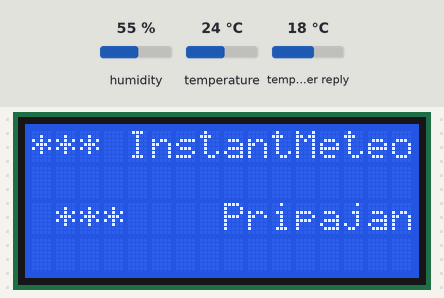
The sketch below on a simulated ESP32. Shown: 16×4 character LCD. The inputs (shaded band) are chosen by the test bench; at power-on: humidity 55 %, temperature 24 °C, temperature in the weather reply 18 °C. WiFi joins after 1.5 s; servers stay silent unless stated; web services answer with replies made up by the test bench; what the sketch prints to the serial monitor is not drawn.

Above: at 0.2 s.
At 6.7 s:
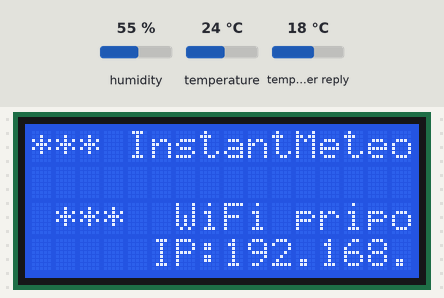
At 12.2 s:
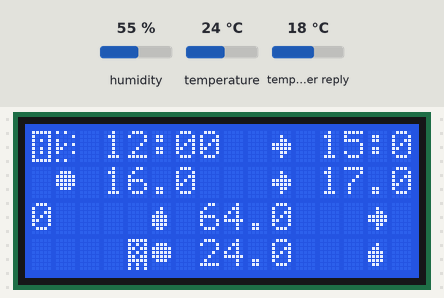
At 22.3 s:
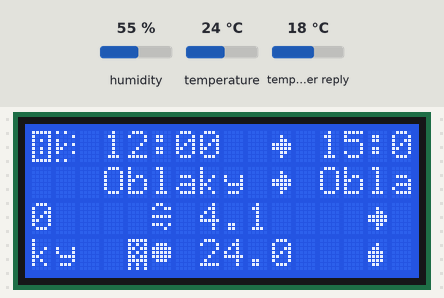
At 32.3 s:
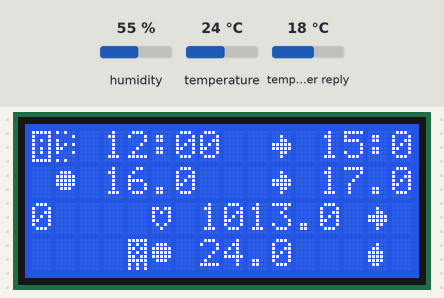

Measured:
- by itself, everything shown: repeats every 30.2 s, in 3 steps
- what the display in image 1 shows lasts 5.5 s, from 6.7 s to 12.2 s
- what the display in image 2 shows lasts 10.0 s, from 12.2 s to 22.2 s

The sketch:

InstantMeteo.ino
```cpp
#include <Wire.h>
#include <LiquidCrystal_I2C.h>
#include <WiFi.h>
#include <HTTPClient.h>
#include <ArduinoJson.h>
#include "DHT.h"
#include "lcd_fonty.h"
#include "preklad.h"

// Wi-Fi nastavenia
const char* ssid = "ZADAJ-SSID-SIETE";
const char* password = "ZADAJ-HESLO-SIETE";

// OpenWeatherMap API
const String apiKey = "ZADAJ-API-KĽÚČ";  // Získaj na OpenWeatherMap
const String city = "Martin,SK";        // Mesto, ktoré chceš sledovať (nezabudnuť na kód krajiny)
const String units = "metric";          // Jednotky: "metric" pre °C, "imperial" pre °F
const String lang = "en";               // Jazyk odpovede (napr. "sk" pre slovenčinu - pozor ale na znakovú sadu)

// URL pre API
String weatherUrl = "http://api.openweathermap.org/data/2.5/forecast?q=" + city +
                    "&appid=" + apiKey + "&units=" + units + "&lang=" + lang + "&cnt=3";

// DHT Senzor
#define DHTPIN 13                       // Ktorý pin ovláda DHT senzor
#define DHTTYPE DHT11                   // Typ senzora DHT  (DHT22 alebo DHT11)
DHT dht(DHTPIN, DHTTYPE);               // zadefinovanie DHT senzora

// Inicializácia LCD displeja (16x4)
LiquidCrystal_I2C lcd(0x27, 16, 4);

// Procedúra na vymazanie riadku s parametrom
void clearLCDLine(int line)
{
        lcd.setCursor(0,line);
        for(int n = 0; n < 20; n++) // 20 je počet symbolov v jednom riadku (20x2 alebo 20x4)
        {
                lcd.print(" ");
        }
}

// Procedúra na výpis jednotlivých hôdnot na display s parametrami
void LCDWriteLine(int line, int pic, float param1, String param2, float param3)
{
        clearLCDLine(line);
        lcd.setCursor(1, line);     // nastavenie kurzora na 0, riadok
        lcd.write(byte(pic));       // vykreslenie symbolu (pic)
        lcd.setCursor(3, line);     // nastavenie kurzora pre zaciatok vypisu hodnoty 1. parametru
        lcd.print(param1, 1);       // napisanie parametra
        // lcd.print(param2);          // vypisanie jednotky
        lcd.setCursor(10, line);    // nastavenie na poziciu oddelovaca (sipky)
        lcd.write(byte(3));         // napisanie oddelovaca (sipky)
        lcd.setCursor(12, line);    // nastavenie kurzora na zaciatok pisania 2. udaju
        lcd.print(param3,1);        // 2. udaj
        // lcd.print(param2);          // jednotky druheho udaju
}

// Štart
void setup() {
  Serial.begin(115200);

  // DHT senzor inicializácia
  dht.begin();

  // Inicializácia LCD
  lcd.init();
  lcd.backlight();
  lcd.createChar(0, Time);
  lcd.createChar(1, Sun);
  lcd.createChar(2, Humid);
  lcd.createChar(3, Arrow);
  lcd.createChar(4, Internet);
  lcd.createChar(5, Wind);
  lcd.createChar(6, Heart);
  lcd.createChar(7, Sensor);

  // Úvodný výpis na LCD
  lcd.setCursor(0, 0);
  lcd.print("*** InstantMeteo ***");
  lcd.setCursor(4,2);
  lcd.print("Pripajanie...");
  delay(5000);

  // Pripojenie na Wi-Fi
  WiFi.begin(ssid, password);
  while (WiFi.status() != WL_CONNECTED) {
    delay(500);
    Serial.print(".");
  }
  Serial.println("\nWi-Fi pripojené!");
  lcd.setCursor(2, 2);
  lcd.print("WiFi pripojene!   ");
  lcd.setCursor(1, 3);
  lcd.print("IP:");
  lcd.print(WiFi.localIP());
  delay(5000);
}

void loop() {
  // Načítanie údajov z API
  if ((WiFi.status() == WL_CONNECTED)) {
    HTTPClient http;
    http.begin(weatherUrl);  // Inicializácia požiadavky
    int httpCode = http.GET();  // Odoslanie GET požiadavky

    if (httpCode > 0) {  // Ak je odpoveď kladná
      String payload = http.getString();
      Serial.println("Úspešná odpoveď z API:");
      Serial.println(payload);

      // Spracovanie JSON dát
      DynamicJsonDocument doc(1024 * 5);
      DeserializationError error = deserializeJson(doc, payload);

      if (!error) {
        // Načítanie predpovede na nasledujúce 3 hodiny
        String time = doc["list"][0]["dt_txt"];  // Čas predpovede (xx:yy)
        float temp = doc["list"][0]["main"]["temp"];  // Teplota (celzius)
        float pressure = doc["list"][0]["main"]["pressure"];  // Tlak (hPA)
        float humidity = doc["list"][0]["main"]["humidity"];  // Vlhkosť (%)
        const char* description = doc["list"][0]["weather"][0]["main"];  // Popis
        float wind = doc["list"][0]["wind"]["speed"];  // Vietor (m/s)

          // Načítanie predpovede na nasledujúcich 6 hodin
        String timeForw = doc["list"][1]["dt_txt"];  // Čas predpovede
        float tempForw = doc["list"][1]["main"]["temp"];  // Teplota
        float pressureForw = doc["list"][1]["main"]["pressure"];  // Tlak (hPA)
        float humidityForw = doc["list"][1]["main"]["humidity"];  // Vlhkosť
        const char* descriptionForw = doc["list"][1]["weather"][0]["main"];  // Popis
        float windForw = doc["list"][1]["wind"]["speed"];  // Vietor (m/s)

        // Preklad pocasia
        const char* popisPocasia = translate(description);
        const char* popisPocasiaForw = translate(descriptionForw);

        // Vypis do konzoly
        Serial.println("\nPredpoveď na 3 hodiny dopredu:");
        Serial.println("Čas: "+ time + " -------> " + timeForw);
        Serial.print("Teplota: ");
        Serial.print(temp);
        Serial.print(" C -------> ");
        Serial.print(tempForw);
        Serial.println(" C");
        Serial.print("Tlak: ");
        Serial.print(pressure);
        Serial.print(" hPa -------> ");
        Serial.print(pressureForw);
        Serial.println(" hPa");
        Serial.print("Vietor: ");
        Serial.print(wind);
        Serial.print(" m/s -------> ");
        Serial.print(windForw);
        Serial.println(" m/s");
        Serial.print("Popis:");
        Serial.print(popisPocasia);
        Serial.print("------------>");
        Serial.println(popisPocasiaForw);

        // Výstup na LCD displej
        lcd.clear();

          // Zobrazenie casu (0. staly riadok)
          lcd.setCursor(0, 0);
          lcd.write(byte(4));
          lcd.write(byte(0));
          lcd.print(" "+ time.substring(11, 16));
          lcd.setCursor(10, 0);
          lcd.write(byte(3));
          lcd.print(" "+ timeForw.substring(11, 16)); // skrat casovy udaj aby sa zmestil

          // Zobrazenie senzora (3. staly riadok)
          float humidityDHT = dht.readHumidity();
          float temperatureDHT = dht.readTemperature();
          clearLCDLine(2);
          lcd.setCursor(0,3);
          lcd.write(7);
          lcd.write(1);
          lcd.print(" ");
          lcd.print(temperatureDHT,1);
          lcd.setCursor(10,3);
          lcd.write(2);
          lcd.print(" ");
          lcd.print(humidityDHT,1);

          // opakovanie 20x

        for (int i = 0; i <= 20; i++) {
          // zamena udajov (1. a 2. riadok) - teplota a vlhkost
          LCDWriteLine(1,1, temp, "", tempForw);
          LCDWriteLine(2,2, humidity, "", humidityForw);
          delay(10000);
          // zamena udajov (1. a 2. riadok) - popis pocasia a vietor
          clearLCDLine(1);
          lcd.setCursor(3,1);
          lcd.print(popisPocasia);
          lcd.setCursor(10,1);
          lcd.write(3);
          lcd.print(" ");
          lcd.print(popisPocasiaForw);
          LCDWriteLine(2,5, wind, "", windForw);
          delay(10000);
          // zamena udajov (1. a 2. riadok) - teplota a tlak
          LCDWriteLine(1,1, temp, "", tempForw);
          LCDWriteLine(2,6, pressure, "", pressureForw);
          delay(10000);
        }
      } else {
        Serial.println("Chyba pri dekódovaní JSON.");
        lcd.clear();
        lcd.setCursor(0, 0);
        lcd.print("Chyba JSON");
      }
    } else {
      Serial.print("HTTP požiadavka zlyhala. Kód: ");
      Serial.println(httpCode);
      lcd.clear();
      lcd.setCursor(0, 0);
      lcd.print("HTTP chyba:");
      lcd.setCursor(0, 1);
      lcd.print(httpCode);
    }

    http.end();  // Ukončenie požiadavky
  }

}
```

preklad.h
```cpp
#ifndef preklad_H
#define preklad_H

// #include <Arduino.h>

// Štruktúra na uloženie dvojíc anglických a slovenských výrazov
struct Translation {
    const char* english;
    const char* slovak;
};

// Pole s anglickými výrazmi a ich slovenskými prekladmi
const Translation translations[] = {
    {"Thunderstorm", "Burka"},
    {"Drizzle", "Mrholi"},
    {"Rain", "Dazd"},
    {"Snow", "Sneh"},
    {"Mist", "Hmla"},
    {"Smoke", "Opar"},
    {"Haze", "Opar"},
    {"Dust", "Prasno"},
    {"Fog", "Hmla"},
    {"Sand", "Piesok"},
    {"Ash", "Popol"},
    {"Squall", "Burka"},
    {"Tornado", "Tornad"},
    {"Clear", "Jasno"},
    {"Clouds", "Oblaky"}
};

// Funkcia na vyhľadanie slovenského prekladu podľa anglického výrazu
const char* translate(const char* englishWord) {
    for (int i = 0; i < sizeof(translations) / sizeof(translations[0]); i++) {
        if (strcmp(translations[i].english, englishWord) == 0) {
            return translations[i].slovak; // Nájde sa preklad
        }
    }
    return "Neznamy vyraz"; // Ak sa nenašiel preklad
}

#endif // preklad_H
```

lcd_fonty.h
```cpp
#ifndef LCD_FONTY_H
#define LCD_FONTY_H

// Vlastné znaky pre LCD display (čas, teplota, vlhkosť, šípka, oko, vietor, srdce, senzor)

// LCD symbol hodin
byte Time[] = {
  B10100,
  B00001,
  B10000,
  B10101,
  B11000,
  B10001,
  B00000,
  B10100
};

// LCD symbol Slnka (teploty)
byte Sun[] = {
  B00000,
  B01110,
  B11111,
  B11111,
  B11111,
  B01110,
  B00000,
  B00000
};

// LCD symbol vlhkosti (kvapka)
byte Humid[] = {
  B00000,
  B00100,
  B01100,
  B11110,
  B11110,
  B11110,
  B01100,
  B00000
};

// LCD symbol sipky
byte Arrow[] = {
  B00000,
  B00100,
  B00110,
  B11111,
  B11111,
  B00110,
  B00100,
  B00000
};

// LCD symbol Internetu
byte Internet[] = {
  B11111,
  B10001,
  B10101,
  B10001,
  B10101,
  B10101,
  B10001,
  B11111
};

// LCD symbol vetra
byte Wind[] = {
  B01100,
  B10011,
  B00000,
  B11111,
  B00000,
  B11101,
  B00010,
  B00000
};

// LCD symbol srdca
byte Heart[] = {
  B00000,
  B11011,
  B10101,
  B10001,
  B10001,
  B01010,
  B00100,
  B00000
};

// LCD symbol senzoru
byte Sensor[] = {
  B11111,
  B10101,
  B11011,
  B10101,
  B11011,
  B11111,
  B10101,
  B10101
};

// LCD symbol metrov za sekundu
byte mdels[] = {
  B11111,
  B10101,
  B10101,
  B00111,
  B00100,
  B00111,
  B00001,
  B00111
};
#endif // LCD_FONTY_H
```
